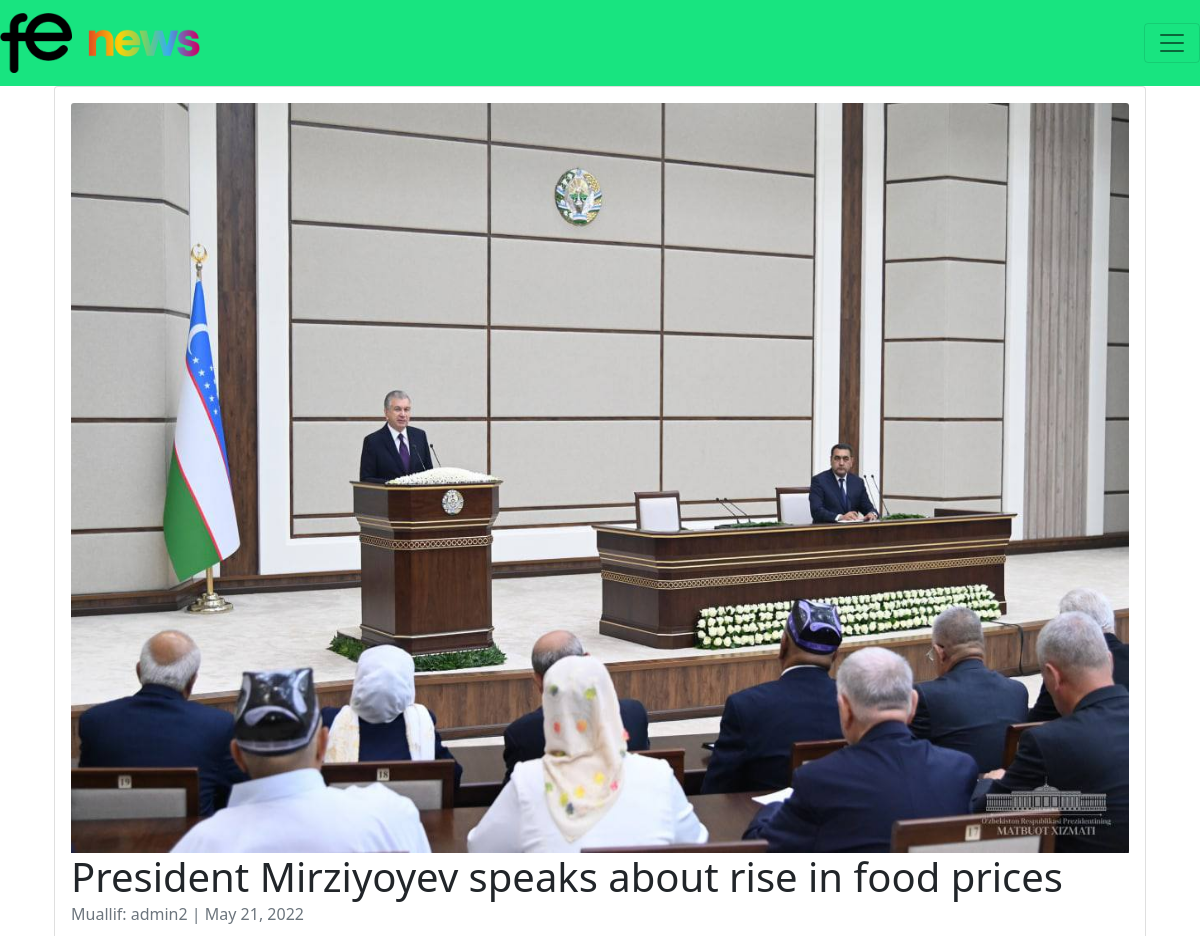
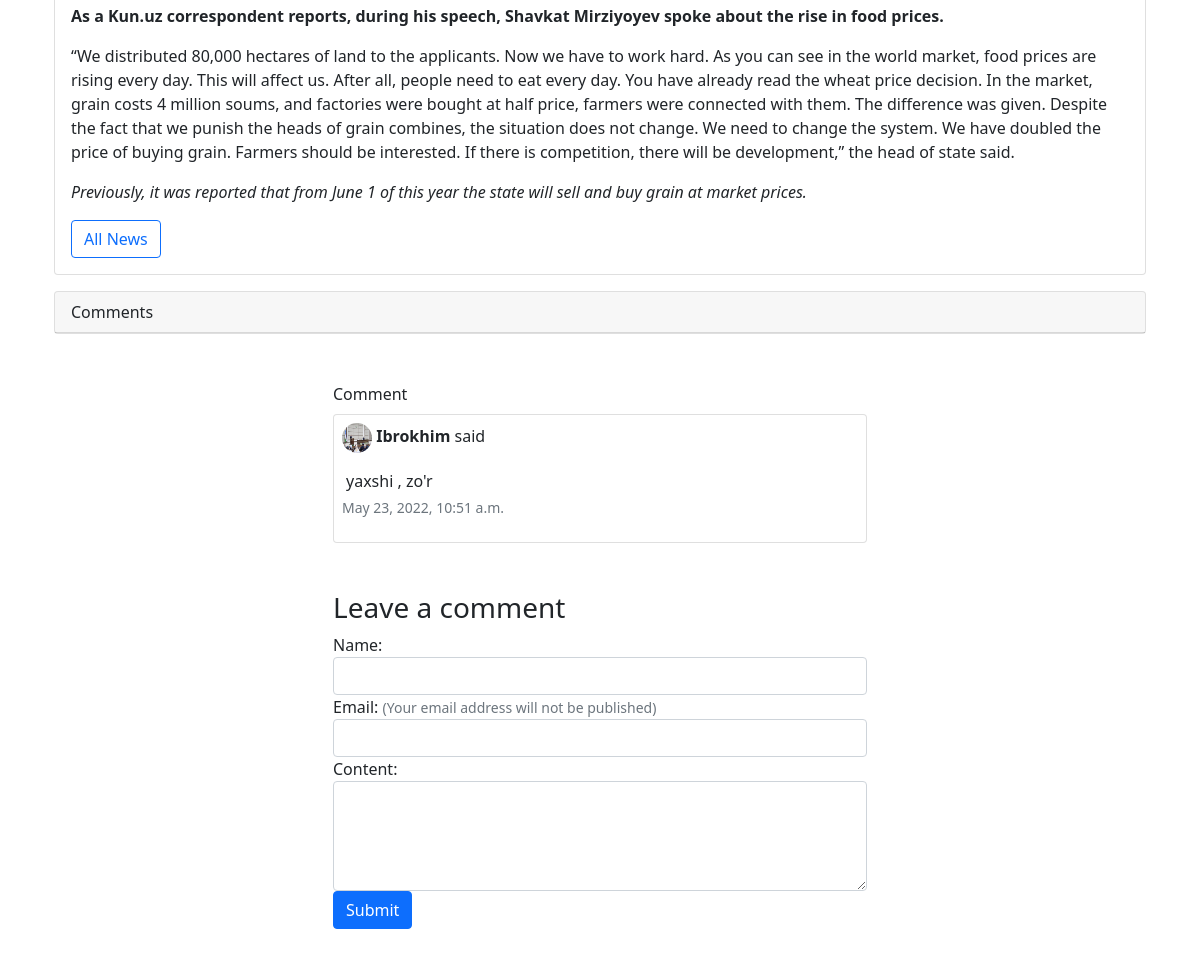
/11/ (signed in), run on the app's committed database (2 pictures, top to bottom).
### articles/models.py (models this page shows, shortened)
class Article(models.Model):
    title = models.CharField(max_length=150,default='')
    summary = models.CharField(max_length=500, blank=True)
    body = RichTextField()
    picture = models.ImageField(upload_to='images/', blank=True)
    date = models.DateField(auto_now_add=True)
    author = models.ForeignKey(
        get_user_model(),
        on_delete=models.CASCADE,
    )

class Comment(models.Model):
    name = models.CharField(max_length=50)
    email = models.EmailField(max_length=100)
    content = models.TextField()
    post = models.ForeignKey(Article, on_delete=models.CASCADE)
    created = models.DateTimeField(auto_now_add=True)
    class Meta:
        ordering = ('-created',)

### accounts/models.py (models this page shows)
class CustomUser(AbstractUser):
    age = models.PositiveIntegerField(null=True, blank=True)
    linkedin = models.CharField(max_length=100, null=True,blank=True,default='')

### articles/views.py (the view, shortened to what this page needs)
# urls.py: path('<int:pk>/', ArticleDetailView.as_view(), name='article_detail'),
class ArticleDetailView( DetailView):
    model = Article
    template_name = 'article_detail.html'
    def get_context_data(self, **kwargs):
        context = super().get_context_data(**kwargs)
        pk = self.kwargs["pk"]
        form = CommentForm()
        post = get_object_or_404(Article, pk=pk)
        comments = post.comment_set.all()
        context['post'] = post
        context['comments'] = comments
        context['form'] = form
        return context

### articles/forms.py
class CommentForm(forms.ModelForm):
    class Meta:
        model = Comment
        fields = ('name', 'email', 'content')

### templates/article_detail.html (shortened to what this page needs)
{% extends 'base.html' %}
{% load static %}
{% block content %}
    <div class="container-fluid">
        <div class="card" >
          <div class="card-body">
              {%  if object.picture %}
                <img class="card-img-top" src="{{ object.picture.url }}" alt="{{ object.title }}" width="900px" height="750px">
              {% endif %}
              <h1 class="card-title">{{ object.title }}</h1>
              <h6 class="card-subtitle mb-2 text-muted">Muallif: {{ object.author }} | {{ object.date }}</h6>
              <p class="card-text">{{ object.body | safe }}</p>
              {% if user.is_authenticated and object.author.id == user.id %}
              <a href="{% url 'article_edit' object.id %}" role="button" class="btn btn-outline-primary">Edit</a> |
              <a href="{% url 'article_delete' object.id %}" role="button" class="btn btn-outline-primary">Delete</a> |
              <a href="{% url 'article_list' %}" role="button" class="btn btn-outline-primary">All News</a>
              {% else %}
              <a href="{% url 'article_list' %}"  role="button" class="btn btn-outline-primary">All News</a>
              {% endif %}
          </div>
        </div>
        <div class="card">
            <div class="card-header">Comments</div>
        </div>
    </div>
<div class="container-fluid my-5">
  {% if comments %}
  <div class="row mt-5">
    <div class="col-lg-6 offset-lg-3">
      Comment{{ comments.count|pluralize }}
      <span class="badge badge-dark ml-2">{{ comments.count }}</span>
    </div>
    {% for comment in comments %}
    <div class="col-lg-6 offset-lg-3 mt-2">
      <div class="card p-2">
        <div class="row">
          <div class="col-12">
            <img class="rounded-circle mr-2" src="{{ object.picture.url }}" width="30px" height="30px" alt="Avatar">
            <strong>{{ comment.name }}</strong> said
          </div>
          <div class="col-12">
            <p class="m-1 mt-3">{{ comment.content }}</p>
            <p class="text-right text-muted"><small>{{ comment.created }}</small></p>
          </div>
        </div>
      </div>
    </div>
    {% endfor %}
  </div>
  {% endif %}
  <div class="row mt-5">
    <div class="col-lg-6 offset-lg-3">
      <h3>Leave a comment</h3>
      <form method='POST'>
        <div class="form-group">
          {{ form.name.label_tag }}
          <input type="text" class="form-control {% if form.name.errors %}is-invalid{% endif %}" id="id_name"
            name="name" value="{{ form.name.value|default:'' }}">
        </div>
        <div class="form-group">
          {{ form.email.label_tag }}
          <span class="text-muted"><small>(Your email address will not be published)</small></span>
          <input type="text" class="form-control {% if form.email.errors %}is-invalid{% endif %}" id="id_email"
            name="email" value="{{ form.email.value|default:'' }}">
        </div>
        <div class="form-group">
          {{ form.content.label_tag }}
          <textarea class="form-control {% if form.content.errors %}is-invalid{% endif %}" id="id_content"
            name="content" rows="4">{{ form.content.value|default:'' }}</textarea>
        </div>
        <button class="btn btn-primary ml-2" type="submit">Submit</button>
      </form>
    </div>
  </div>
</div>
{% endblock content %}

### data on the page
Article: picture (picture), title "President Mirziyoyev speaks about rise in food prices", author "admin2", date "May 21, 2022", body "As a Kun.uz correspondent reports, during his speech, Shavkat Mirziyoyev spoke about the rise in food prices. “We distributed 80,000 hectares of land to the applicants. Now we have to work hard. As you can see in the world market, food prices are rising every day. This will affect us. After all, people need to eat every day. You have already read the wheat price decision. In the market, grain costs 4 million soums, and factories were bought at half price, farmers were connected with them. The difference was given. Despite the fact that we punish the heads of grain combines, the situation does not change. We need to change the system. We have doubled the price of buying grain. Farmers should…"
Comment: picture (picture), name "Ibrokhim", content "yaxshi , zo'r", created "May 23, 2022, 10:51 a.m."
